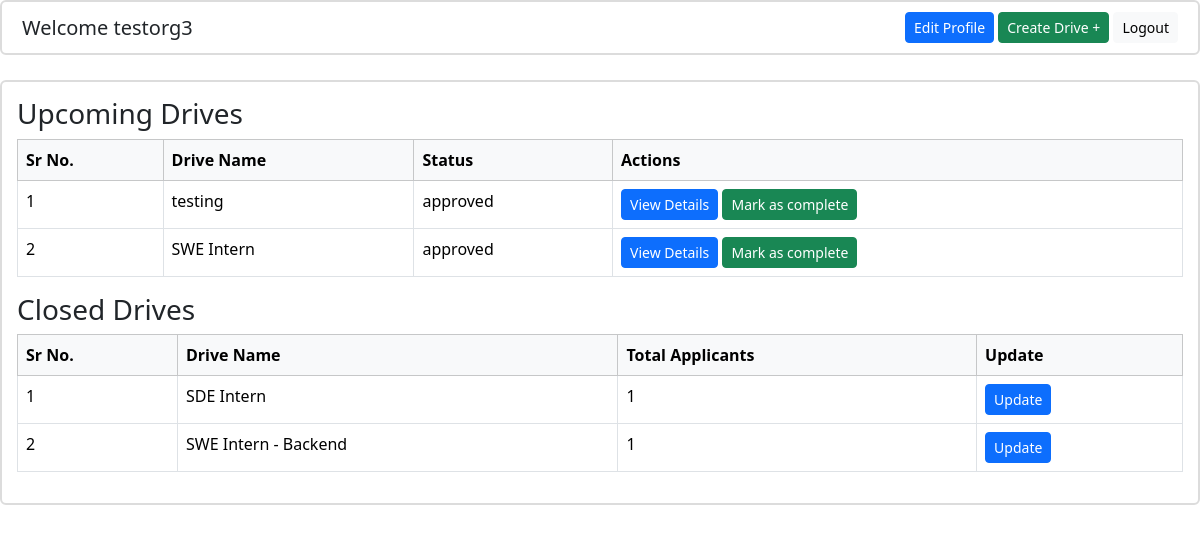
The app's page /company/dashboard (signed in), older data.
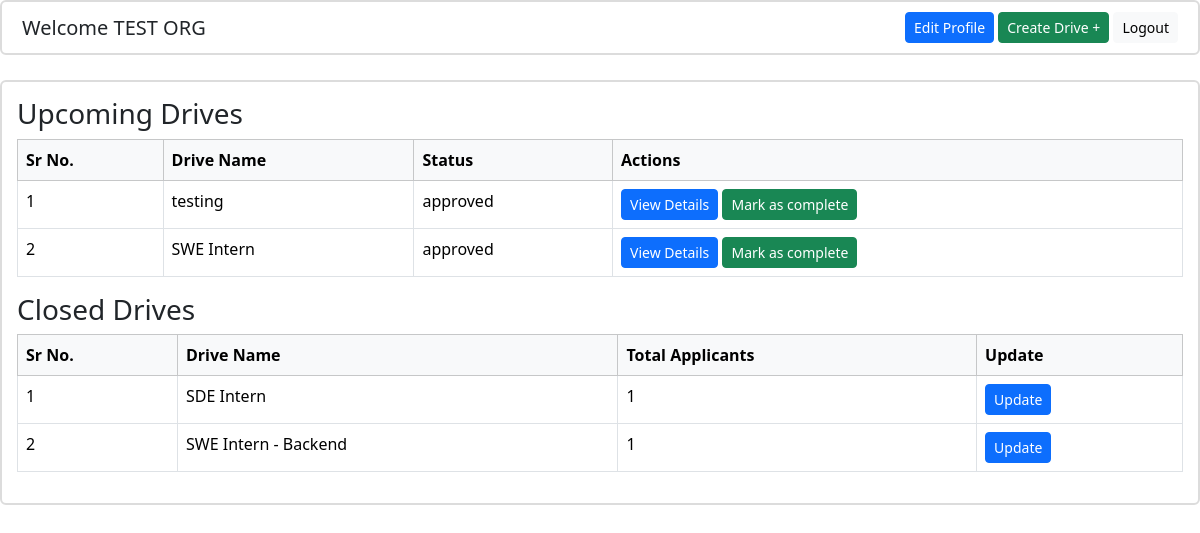
The same page, newer data.
### placementportalcode/models.py (models this page shows)
class Company(db.Model):
    __tablename__ = "company"
    company_id=db.Column(db.Integer,primary_key=True)
    company_name=db.Column(db.String(100),nullable=False)
    hr_contact=db.Column(db.String(100),nullable=False)
    company_website=db.Column(db.String(100),nullable=False)
    approval_status=db.Column(db.String(20),
                              default=CompanyEnumStatus.PENDING.value,
                              nullable=False
                              )
    user_id = db.Column(
        db.Integer,
        db.ForeignKey("user.id"),
        nullable=False,
        unique=True   # ensures one-to-one
    )
    drives=db.relationship(
        "PlacementDrive",
        back_populates='company',
        cascade="all, delete-orphan"
    )
    user = db.relationship("User", back_populates="company")

### placementportalcode/company/routes.py (the view)
@company_bp.route("/dashboard",methods=[HTTPMethod.GET] )
def dashboard():
    user_id=session.get("user_id")
    if not user_id:
        return redirect(url_for("auth.login"))
    user=User.query.get(user_id)
    if not user or user.role!=RoleEnum.COMPANY  .value:
        return redirect(url_for("auth.login"))
    current_company=user.company
    now=datetime.now()
    upcoming_drives=PlacementDrive.query.filter(
        PlacementDrive.company_id==current_company.company_id,
        PlacementDrive.application_deadline >=now,
        PlacementDrive.status!=DriveApprovalStatusEnum.CLOSED.value
    ).order_by(PlacementDrive.application_deadline.asc()).all()\
    closed_drives=PlacementDrive.query.filter(
        PlacementDrive.company_id==current_company.company_id,
        or_(
            PlacementDrive.application_deadline < now,
            PlacementDrive.status==DriveApprovalStatusEnum.CLOSED.value
        )
    ).order_by(PlacementDrive.application_deadline.asc()).all()
    return render_template("company/dashboard.html",upcoming_drives=upcoming_drives, closed_drives=closed_drives,current_company=current_company)

### placementportalcode/templates/company/dashboard.html (shortened to what this page needs)
{% from "components/comman_table.html" import render_table %}
{% from "components/button.html" import action_button %}
{% from "components/post_button.html" import action_post_button %}
{% from "components/list_row.html" import list_row %}
{% extends 'base.html'%}
{% from "components/modal.html" import render_modal %}
{% block extra_css %}
<link rel="stylesheet" href="{{ url_for('static', filename='css/admin.css') }}">
{%endblock%}
{% block content%}
<div class="header-bar d-flex justify-content-between align-items-center">
    <h5 class="mb-0">Welcome {{current_company.company_name}}</h5>
    <div>
        {{action_button("#","Edit Profile","primary",toggle="modal",target="#editCompanyProfile")}}
        {% if current_company.approval_status=='pending' %}
        {{action_button("#","ADMIN APPROVAL PENDING","danger")}}
        {%elif current_company.approval_status=='blacklisted'%}
        {{action_button("#","COMPANY PROFILE BLACKLISTED","danger")}}
        {%else%}
        {{action_button("#","Create Drive +","success",toggle="modal",target="#createNewDrive")}}
        {%endif%}
        {{action_button(url_for("auth.logout"),"Logout","light")}}
    </div>
</div>
<section class="section-box">
    {% call render_table( ["Sr No.", "Drive Name","Status", "Actions"],"Upcoming Drives") %}
    {% for drive in upcoming_drives %}
    <tr>
        <td>{{ loop.index }}</td>
        <td>{{ drive.job_title }}</td>
        <td>{{drive.status}}</td>
        <td>
            {% if current_company.approval_status == 'approved' %}
            {{ action_button(
            "#",
            "View Details",
            "primary",
            toggle="modal",
            target="#driveApplications" ~ drive.drive_id
            ) }}
            {{ action_post_button(
            url_for("company.close_drive", id=drive.drive_id),
            "Mark as complete",
            "success",
            name='drive_id',
            value=drive.drive_id
            ) }}
            {% endif %}
        </td>
    </tr>
    {% endfor %}
    {% endcall %}
    {% call render_table(["Sr No.", "Drive Name", "Total Applicants",'Update'],"Closed Drives") %}
    {% for drive in closed_drives %}
    <tr>
        <td>{{ loop.index }}</td>
        <td>{{ drive.job_title }}</td>
        <td>
            {{drive.applications|length}}
        </td>
        <td> {{ action_button(
            "#",
            "Update",
            "primary",
            toggle="modal",
            target="#updateDrive" ~ drive.drive_id
            ) }}</td>
    </tr>
    {% endfor %}
    {% endcall %}
</section>
{%endblock%}

Row changes from the older to the newer data that the page shows:
changed Company: company_name "testorg3" → "TEST ORG"
